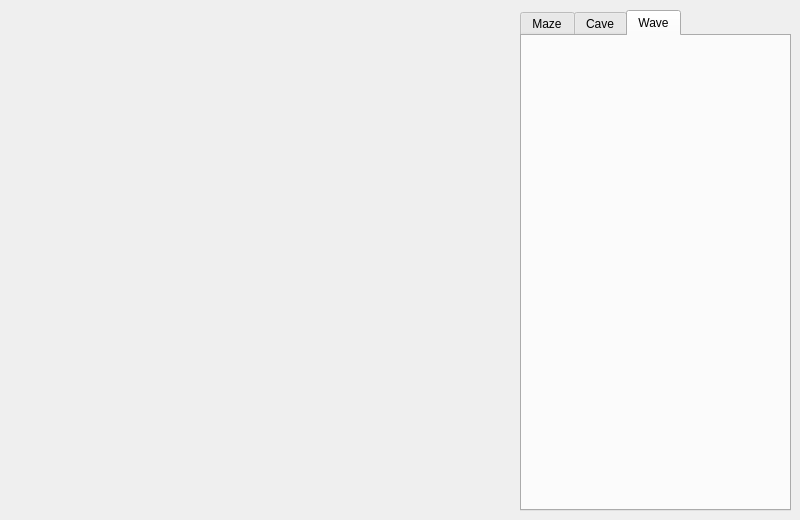
<?xml version="1.0" encoding="UTF-8"?>
<ui version="4.0">
 <class>MainWindow</class>
 <widget class="QMainWindow" name="MainWindow">
  <property name="geometry">
   <rect>
    <x>0</x>
    <y>0</y>
    <width>800</width>
    <height>520</height>
   </rect>
  </property>
  <property name="windowTitle">
   <string>MainWindow</string>
  </property>
  <widget class="QWidget" name="centralwidget">
   <widget class="QWidget" name="map" native="true">
    <property name="geometry">
     <rect>
      <x>10</x>
      <y>10</y>
      <width>500</width>
      <height>500</height>
     </rect>
    </property>
   </widget>
   <widget class="QTabWidget" name="tabWidget">
    <property name="geometry">
     <rect>
      <x>520</x>
      <y>10</y>
      <width>271</width>
      <height>501</height>
     </rect>
    </property>
    <property name="currentIndex">
     <number>2</number>
    </property>
    <widget class="QWidget" name="tabMaze">
     <attribute name="title">
      <string>Maze</string>
     </attribute>
     <widget class="QPushButton" name="importBtn">
      <property name="geometry">
       <rect>
        <x>10</x>
        <y>20</y>
        <width>241</width>
        <height>51</height>
       </rect>
      </property>
      <property name="text">
       <string>IMPORT</string>
      </property>
     </widget>
    </widget>
    <widget class="QWidget" name="tabCave">
     <attribute name="title">
      <string>Cave</string>
     </attribute>
    </widget>
    <widget class="QWidget" name="tabWave">
     <attribute name="title">
      <string>Wave</string>
     </attribute>
    </widget>
   </widget>
  </widget>
 </widget>
 <resources/>
 <connections/>
</ui>
